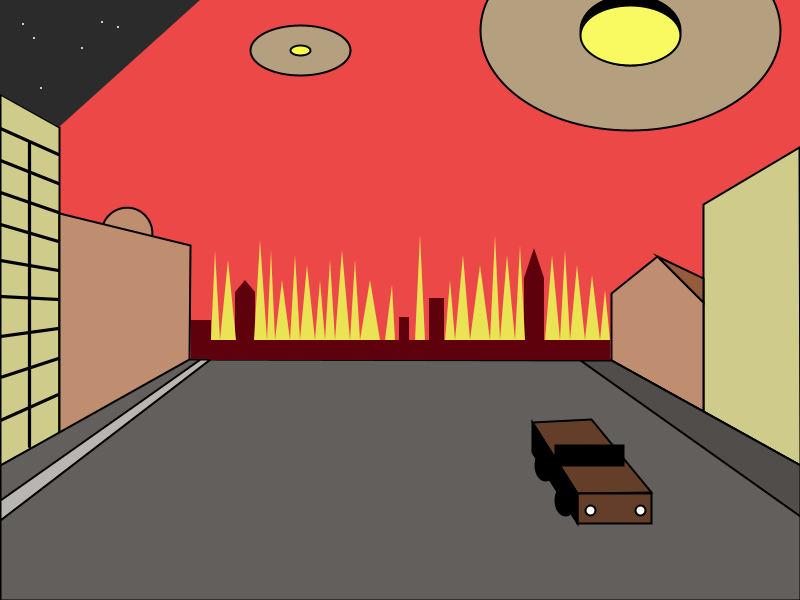
Frame 1 (no input)
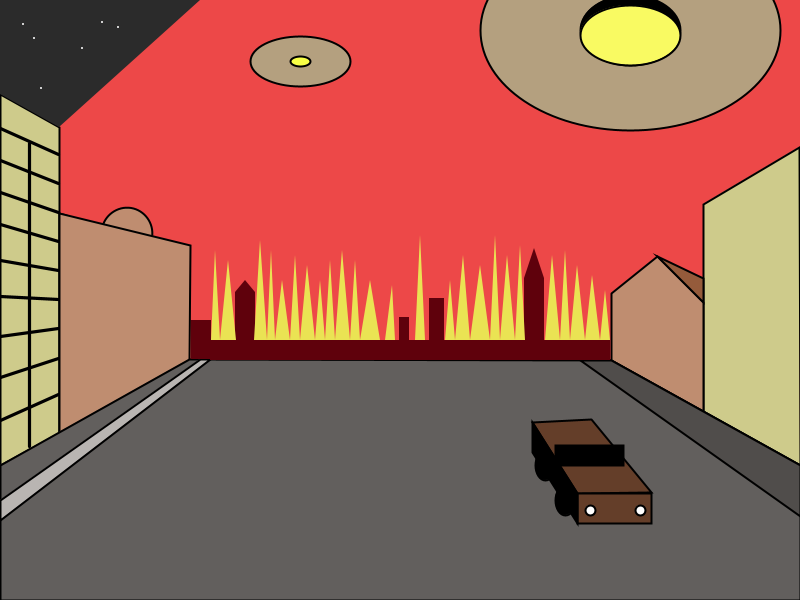
Frame 60 (the mouse pressed at the canvas centre just before this capture)
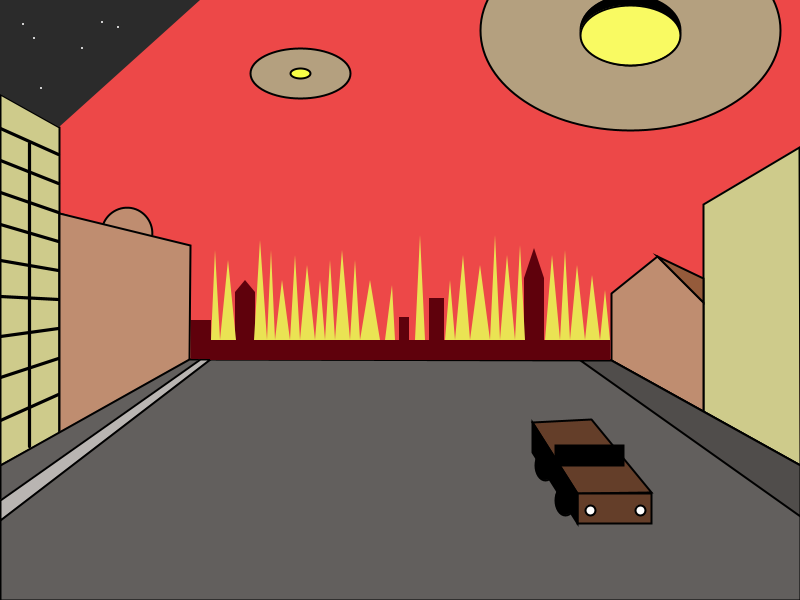
Frame 120 (the mouse held since frame 60 and released just before this capture)

The Processing sketch that drew these frames (run headless with seeded random() and noise(); from frame 60 on, the mouse is pressed at the canvas centre):

// Processing sketch: Unit_2_Project_Mar_11th
// ── Unit_2_Project_Mar_11th.pde
//Johnson Xia
//2-1
//March 3rd, 2026
void setup() {
  size(800, 600);
  background(237, 72, 72);
}

float x = 50;
void draw() {
  background(237, 72, 72);
  buildings();
  UFO();
  car(); 
  x = x + 0.2;
  if (x > 200) {
    x = -200;
  }
}
void UFO() {
  pushMatrix();
  translate(300, x); 
  stroke(0); 
  fill(180, 160, 127);
  ellipse(0, 0, 100, 50);
  fill(248, 255, 70); 
  ellipse(0, 0, 20, 10); 
  popMatrix();
}

int y;
void car() {
  translate(500, 400);
  stroke(0);
  strokeWeight(2);
  fill(100, 62, 41);
  beginShape();
  vertex(32, 22);
  vertex(91, 19);
  vertex(151, 92);
  vertex(77, 93);
  endShape(CLOSE);
  rect(77, 93, 74, 30);
  fill(0);
  beginShape();
  vertex(77, 93);
  vertex(77, 123);
  vertex(32, 52);
  vertex(32, 22);
  endShape(CLOSE);
  ellipse(45, 65, 20, 30);
  ellipse(65, 100, 20, 30);
  rect(55, 45, 68, 20);
  fill(255);
  ellipse(90, 110, 10, 10);
  ellipse(140, 110, 10, 10);
}
void buildings() {
  strokeWeight(3);

  //Left first building
  fill(206, 203, 139); // Set the fill color (RGB)
  stroke(0);           // Set the outline color
  strokeWeight(2);     // Set the outline thickness

  beginShape();
  vertex(0, 94);    // Point 1
  vertex(59, 127);     // Point 2
  vertex(59, 433);    // Point 3
  vertex(0, 465);    // Point 4
  vertex(0, 94);    // Point 5
  endShape(CLOSE);

  stroke(0);
  strokeWeight(3.2);
  fill(155, 117, 47);
  line(29, 143, 29, 446);
  line(0, 128, 58, 154);
  line(0, 160, 58, 183);
  line(0, 192, 58, 212);
  line(0, 224, 58, 241);
  line(0, 260, 58, 270);
  line(0, 296, 58, 299);
  line(0, 336, 58, 328);
  line(0, 377, 58, 358);
  line(0, 420, 58, 394);

  //Left second building

  stroke(0);
  strokeWeight(2);
  fill(0);
  beginShape();
  vertex(59, 433);
  vertex(59, 213);
  vertex(66, 215);
  vertex(66, 429);
  endShape(CLOSE);

  fill(191, 141, 112);
  pushMatrix();
  translate(127, 233);
  rotate(radians(15));
  arc(0, 0, 50, 50, PI, TWO_PI);
  popMatrix();

  fill(191, 141, 112);
  stroke(0);
  strokeWeight(2);

  beginShape();
  vertex(59, 213);
  vertex(190, 245);
  vertex(189, 360);
  vertex(59, 433);
  endShape(CLOSE);

  //Sky
  fill(43, 43, 43);
  noStroke();

  beginShape();
  vertex(0, 94);
  vertex(59, 127);
  vertex(200, 0);
  vertex(0, 0);
  endShape(CLOSE);

  fill(255);
  ellipse(23, 24, 2, 2);
  ellipse(34, 38, 2, 2);
  ellipse(41, 88, 2, 2);
  ellipse(82, 48, 2, 2);
  ellipse(118, 27, 2, 2);
  ellipse(102, 22, 2, 2);

  //Right building

  fill(206, 203, 139);
  stroke(0);
  strokeWeight(2);
  beginShape();
  vertex(800, 465);
  vertex(703, 411);
  vertex(703, 204);
  vertex(799, 147);
  endShape(CLOSE);

  //Second right building
  fill(191, 141, 112);
  stroke(0);
  strokeWeight(2);
  beginShape();
  vertex(703, 411);
  vertex(611, 360);
  vertex(611, 293);
  vertex(657, 256);
  vertex(703, 302);
  endShape(CLOSE);

  fill(149, 91, 59);
  triangle(657, 256, 703, 302, 703, 278);

  fill(98, 95, 93);
  stroke(0);
  strokeWeight(2);
  beginShape();
  vertex(0, 465);
  vertex(189, 359);
  vertex(611, 360);
  vertex(800, 465);
  vertex(800, 600);
  vertex(0, 600);
  endShape(CLOSE);

  fill(80, 77, 75);
  stroke(0);
  strokeWeight(2);
  beginShape();
  vertex(611, 360);
  vertex(580, 360);
  vertex(800, 516);
  vertex(800, 465);
  endShape(CLOSE);

  //UFO stationary
  fill(180, 160, 127);
  ellipse(630, 30, 300, 200);
  fill(0);
  ellipse(630, 30, 100, 70);
  fill(249, 250, 98);
  ellipse(630, 35, 100, 60);

  fill(185, 181, 178);
  beginShape();
  vertex(200, 359);
  vertex(210, 359);
  vertex(0, 520);
  vertex(0, 500);
  endShape(CLOSE);

  //Background buildings
  noStroke();
  fill(95, 1, 12);
  rect(191, 320, 20, 39);
  rect(210, 340, 400, 20);
  rect(235, 292, 20, 50);
  triangle(235, 292, 255, 292, 245, 280);
  rect(399, 317, 10, 40);
  rect(429, 298, 15, 60);
  rect(524, 278, 20, 70);
  triangle(524, 278, 544, 278, 534, 248);
  fill(234, 227, 83);
  triangle(267, 340, 275, 340, 271, 250);
  triangle(267, 340, 254, 340, 260, 240);
  triangle(236, 340, 220, 340, 228, 260);
  triangle(220, 340, 211, 340, 215, 250);
  triangle(275, 340, 290, 340, 282, 280);
  triangle(290, 340, 300, 340, 295, 255);
  triangle(300, 340, 315, 340, 307, 265);
  triangle(315, 340, 325, 340, 320, 280);
  triangle(325, 340, 335, 340, 330, 260);
  triangle(335, 340, 350, 340, 342, 250);
  triangle(350, 340, 360, 340, 355, 260);
  triangle(360, 340, 380, 340, 370, 280);
  triangle(385, 340, 395, 340, 392, 285);
  triangle(415, 340, 425, 340, 420, 235);
  triangle(445, 340, 455, 340, 450, 280);
  triangle(455, 340, 470, 340, 463, 255);
  triangle(470, 340, 490, 340, 480, 265);
  triangle(490, 340, 500, 340, 495, 235);
  triangle(500, 340, 515, 340, 507, 255);
  triangle(515, 340, 525, 340, 520, 245);
  triangle(545, 340, 560, 340, 552, 255);
  triangle(560, 340, 570, 340, 565, 250);
  triangle(570, 340, 585, 340, 577, 265);
  triangle(585, 340, 600, 340, 592, 275);
  triangle(600, 340, 610, 340, 605, 290);
}
